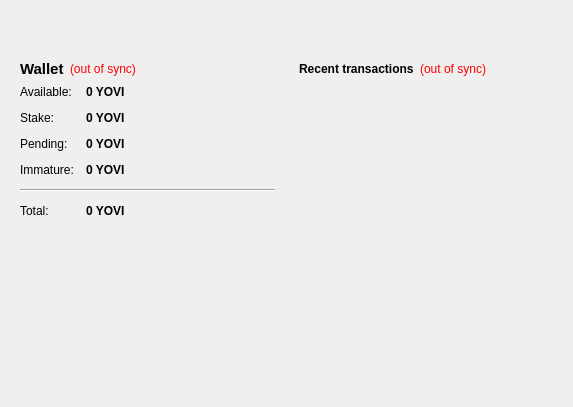
<?xml version="1.0" encoding="UTF-8"?>
<ui version="4.0">
 <class>OverviewPage</class>
 <widget class="QWidget" name="OverviewPage">
  <property name="geometry">
   <rect>
    <x>0</x>
    <y>0</y>
    <width>573</width>
    <height>342</height>
   </rect>
  </property>
  <property name="windowTitle">
   <string>Form</string>
  </property>
  <layout class="QHBoxLayout" name="horizontalLayout" stretch="1,1">
   <property name="topMargin">
    <number>50</number>
   </property>
   <property name="bottomMargin">
    <number>180</number>
   </property>
   <item>
    <layout class="QVBoxLayout" name="verticalLayout_2">
     <item>
      <widget class="QFrame" name="frame">
       <property name="frameShape">
        <enum>QFrame::NoFrame</enum>
       </property>
       <property name="frameShadow">
        <enum>QFrame::Raised</enum>
       </property>
       <layout class="QVBoxLayout" name="verticalLayout_4">
        <item>
         <layout class="QHBoxLayout" name="horizontalLayout_4">
          <item>
           <widget class="QLabel" name="label_5">
            <property name="font">
             <font>
              <pointsize>11</pointsize>
              <weight>75</weight>
              <bold>true</bold>
             </font>
            </property>
            <property name="text">
             <string>Wallet</string>
            </property>
           </widget>
          </item>
          <item>
           <widget class="QLabel" name="labelWalletStatus">
            <property name="toolTip">
             <string>The displayed information may be out of date. Your wallet automatically synchronizes with the YoviCoin network after a connection is established, but this process has not completed yet.</string>
            </property>
            <property name="styleSheet">
             <string notr="true">QLabel { color: red; }</string>
            </property>
            <property name="text">
             <string notr="true">(out of sync)</string>
            </property>
            <property name="alignment">
             <set>Qt::AlignLeading|Qt::AlignLeft|Qt::AlignVCenter</set>
            </property>
           </widget>
          </item>
          <item>
           <spacer name="horizontalSpacer_2">
            <property name="orientation">
             <enum>Qt::Horizontal</enum>
            </property>
            <property name="sizeHint" stdset="0">
             <size>
              <width>40</width>
              <height>20</height>
             </size>
            </property>
           </spacer>
          </item>
         </layout>
        </item>
        <item>
         <layout class="QFormLayout" name="formLayout_2">
          <property name="fieldGrowthPolicy">
           <enum>QFormLayout::AllNonFixedFieldsGrow</enum>
          </property>
          <property name="horizontalSpacing">
           <number>12</number>
          </property>
          <property name="verticalSpacing">
           <number>12</number>
          </property>
          <item row="0" column="0">
           <widget class="QLabel" name="label">
            <property name="text">
             <string>Available:</string>
            </property>
           </widget>
          </item>
          <item row="0" column="1">
           <widget class="QLabel" name="labelBalance">
            <property name="font">
             <font>
              <weight>75</weight>
              <bold>true</bold>
             </font>
            </property>
            <property name="cursor">
             <cursorShape>IBeamCursor</cursorShape>
            </property>
            <property name="toolTip">
             <string>Your current spendable balance</string>
            </property>
            <property name="text">
             <string notr="true">0 YOVI</string>
            </property>
            <property name="textInteractionFlags">
             <set>Qt::LinksAccessibleByMouse|Qt::TextSelectableByKeyboard|Qt::TextSelectableByMouse</set>
            </property>
           </widget>
          </item>
          <item row="1" column="0">
           <widget class="QLabel" name="label_6">
            <property name="text">
             <string>Stake:</string>
            </property>
           </widget>
          </item>
          <item row="1" column="1">
           <widget class="QLabel" name="labelStake">
            <property name="font">
             <font>
              <weight>75</weight>
              <bold>true</bold>
             </font>
            </property>
            <property name="cursor">
             <cursorShape>IBeamCursor</cursorShape>
            </property>
            <property name="toolTip">
             <string>Total of coins that was staked, and do not yet count toward the current balance</string>
            </property>
            <property name="text">
             <string notr="true">0 YOVI</string>
            </property>
            <property name="textInteractionFlags">
             <set>Qt::LinksAccessibleByMouse|Qt::TextSelectableByKeyboard|Qt::TextSelectableByMouse</set>
            </property>
           </widget>
          </item>
          <item row="2" column="0">
           <widget class="QLabel" name="label_3">
            <property name="text">
             <string>Pending:</string>
            </property>
           </widget>
          </item>
          <item row="2" column="1">
           <widget class="QLabel" name="labelUnconfirmed">
            <property name="font">
             <font>
              <weight>75</weight>
              <bold>true</bold>
             </font>
            </property>
            <property name="cursor">
             <cursorShape>IBeamCursor</cursorShape>
            </property>
            <property name="toolTip">
             <string>Total of transactions that have yet to be confirmed, and do not yet count toward the current balance</string>
            </property>
            <property name="text">
             <string notr="true">0 YOVI</string>
            </property>
            <property name="textInteractionFlags">
             <set>Qt::LinksAccessibleByMouse|Qt::TextSelectableByKeyboard|Qt::TextSelectableByMouse</set>
            </property>
           </widget>
          </item>
          <item row="3" column="0">
           <widget class="QLabel" name="labelImmatureText">
            <property name="text">
             <string>Immature:</string>
            </property>
           </widget>
          </item>
          <item row="3" column="1">
           <widget class="QLabel" name="labelImmature">
            <property name="font">
             <font>
              <weight>75</weight>
              <bold>true</bold>
             </font>
            </property>
            <property name="toolTip">
             <string>Mined balance that has not yet matured</string>
            </property>
            <property name="text">
             <string notr="true">0 YOVI</string>
            </property>
            <property name="textInteractionFlags">
             <set>Qt::LinksAccessibleByMouse|Qt::TextSelectableByKeyboard|Qt::TextSelectableByMouse</set>
            </property>
           </widget>
          </item>
          <item row="4" column="0" colspan="2">
           <widget class="Line" name="line">
            <property name="orientation">
             <enum>Qt::Horizontal</enum>
            </property>
           </widget>
          </item>
          <item row="5" column="0">
           <widget class="QLabel" name="labelTotalText">
            <property name="text">
             <string>Total:</string>
            </property>
           </widget>
          </item>
          <item row="5" column="1">
           <widget class="QLabel" name="labelTotal">
            <property name="font">
             <font>
              <weight>75</weight>
              <bold>true</bold>
             </font>
            </property>
            <property name="cursor">
             <cursorShape>IBeamCursor</cursorShape>
            </property>
            <property name="toolTip">
             <string>Your current total balance</string>
            </property>
            <property name="text">
             <string notr="true">0 YOVI</string>
            </property>
            <property name="textInteractionFlags">
             <set>Qt::LinksAccessibleByMouse|Qt::TextSelectableByKeyboard|Qt::TextSelectableByMouse</set>
            </property>
           </widget>
          </item>
         </layout>
        </item>
       </layout>
      </widget>
     </item>
     <item>
      <spacer name="verticalSpacer">
       <property name="orientation">
        <enum>Qt::Vertical</enum>
       </property>
       <property name="sizeHint" stdset="0">
        <size>
         <width>20</width>
         <height>40</height>
        </size>
       </property>
      </spacer>
     </item>
    </layout>
   </item>
   <item>
    <layout class="QVBoxLayout" name="verticalLayout_3">
     <item>
      <widget class="QFrame" name="frame_2">
       <property name="frameShape">
        <enum>QFrame::NoFrame</enum>
       </property>
       <property name="frameShadow">
        <enum>QFrame::Raised</enum>
       </property>
       <layout class="QVBoxLayout" name="verticalLayout">
        <item>
         <layout class="QHBoxLayout" name="horizontalLayout_2">
          <item>
           <widget class="QLabel" name="label_4">
            <property name="text">
             <string>&lt;b&gt;Recent transactions&lt;/b&gt;</string>
            </property>
           </widget>
          </item>
          <item>
           <widget class="QLabel" name="labelTransactionsStatus">
            <property name="toolTip">
             <string>The displayed information may be out of date. Your wallet automatically synchronizes with the YoviCoin network after a connection is established, but this process has not completed yet.</string>
            </property>
            <property name="styleSheet">
             <string notr="true">QLabel { color: red; }</string>
            </property>
            <property name="text">
             <string notr="true">(out of sync)</string>
            </property>
            <property name="alignment">
             <set>Qt::AlignRight|Qt::AlignTrailing|Qt::AlignVCenter</set>
            </property>
           </widget>
          </item>
          <item>
           <spacer name="horizontalSpacer">
            <property name="orientation">
             <enum>Qt::Horizontal</enum>
            </property>
            <property name="sizeHint" stdset="0">
             <size>
              <width>40</width>
              <height>20</height>
             </size>
            </property>
           </spacer>
          </item>
         </layout>
        </item>
        <item>
         <widget class="QListView" name="listTransactions">
          <property name="styleSheet">
           <string notr="true">QListView { background: transparent; }</string>
          </property>
          <property name="frameShape">
           <enum>QFrame::NoFrame</enum>
          </property>
          <property name="verticalScrollBarPolicy">
           <enum>Qt::ScrollBarAlwaysOff</enum>
          </property>
          <property name="horizontalScrollBarPolicy">
           <enum>Qt::ScrollBarAlwaysOff</enum>
          </property>
          <property name="selectionMode">
           <enum>QAbstractItemView::NoSelection</enum>
          </property>
         </widget>
        </item>
       </layout>
      </widget>
     </item>
     <item>
      <spacer name="verticalSpacer_2">
       <property name="orientation">
        <enum>Qt::Vertical</enum>
       </property>
       <property name="sizeHint" stdset="0">
        <size>
         <width>20</width>
         <height>40</height>
        </size>
       </property>
      </spacer>
     </item>
    </layout>
   </item>
  </layout>
 </widget>
 <resources/>
 <connections/>
</ui>
